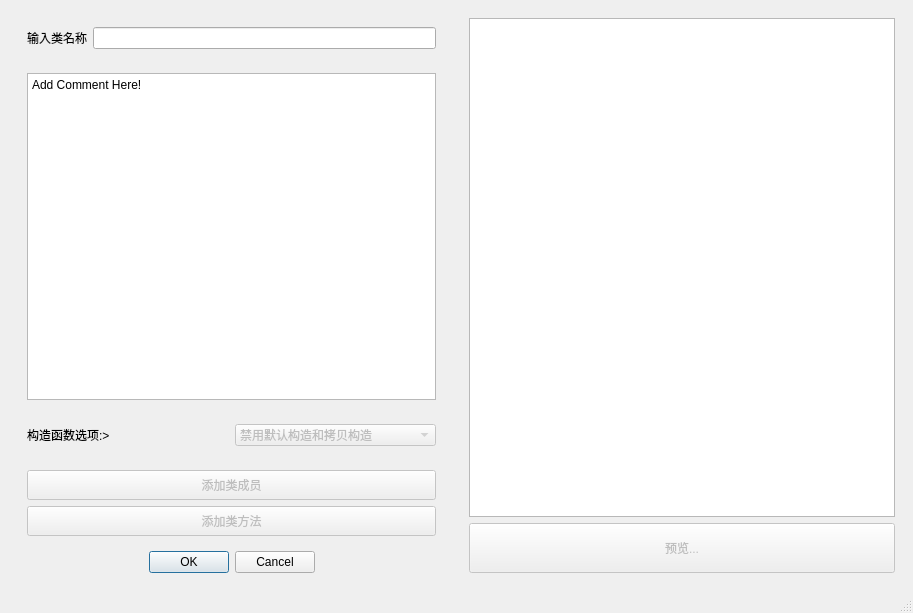
<?xml version="1.0" encoding="UTF-8"?>
<ui version="4.0">
 <class>NewClassWindow</class>
 <widget class="QMainWindow" name="NewClassWindow">
  <property name="geometry">
   <rect>
    <x>0</x>
    <y>0</y>
    <width>913</width>
    <height>613</height>
   </rect>
  </property>
  <property name="windowTitle">
   <string>MainWindow</string>
  </property>
  <widget class="QWidget" name="centralwidget">
   <layout class="QGridLayout" name="gridLayout_7">
    <item row="0" column="0">
     <widget class="QWidget" name="widget_4" native="true">
      <layout class="QGridLayout" name="gridLayout_4">
       <item row="3" column="0">
        <widget class="QWidget" name="widget_3" native="true">
         <layout class="QGridLayout" name="gridLayout_3">
          <item row="0" column="0">
           <widget class="QPushButton" name="btn_add_member">
            <property name="enabled">
             <bool>false</bool>
            </property>
            <property name="minimumSize">
             <size>
              <width>100</width>
              <height>30</height>
             </size>
            </property>
            <property name="text">
             <string>添加类成员</string>
            </property>
           </widget>
          </item>
          <item row="1" column="0">
           <widget class="QPushButton" name="btn_add_function">
            <property name="enabled">
             <bool>false</bool>
            </property>
            <property name="minimumSize">
             <size>
              <width>100</width>
              <height>30</height>
             </size>
            </property>
            <property name="text">
             <string>添加类方法</string>
            </property>
           </widget>
          </item>
         </layout>
        </widget>
       </item>
       <item row="0" column="0">
        <widget class="QWidget" name="widget" native="true">
         <layout class="QGridLayout" name="gridLayout">
          <item row="0" column="0">
           <widget class="QLabel" name="classNameReminderLabel">
            <property name="text">
             <string>输入类名称</string>
            </property>
           </widget>
          </item>
          <item row="0" column="1">
           <widget class="QLineEdit" name="className_lineEdit"/>
          </item>
         </layout>
        </widget>
       </item>
       <item row="2" column="0">
        <widget class="QWidget" name="widget_2" native="true">
         <layout class="QGridLayout" name="gridLayout_2">
          <item row="0" column="0">
           <widget class="QLabel" name="label">
            <property name="text">
             <string>构造函数选项:&gt; </string>
            </property>
           </widget>
          </item>
          <item row="0" column="1">
           <widget class="QComboBox" name="comboBox">
            <property name="enabled">
             <bool>false</bool>
            </property>
            <item>
             <property name="text">
              <string>禁用默认构造和拷贝构造</string>
             </property>
            </item>
            <item>
             <property name="text">
              <string>仅仅禁用默认构造</string>
             </property>
            </item>
            <item>
             <property name="text">
              <string>仅仅禁用拷贝构造</string>
             </property>
            </item>
            <item>
             <property name="text">
              <string>启用所有构造</string>
             </property>
            </item>
           </widget>
          </item>
         </layout>
        </widget>
       </item>
       <item row="4" column="0">
        <widget class="QDialogButtonBox" name="buttonBox">
         <property name="standardButtons">
          <set>QDialogButtonBox::Cancel|QDialogButtonBox::Ok</set>
         </property>
         <property name="centerButtons">
          <bool>true</bool>
         </property>
        </widget>
       </item>
       <item row="1" column="0">
        <widget class="QWidget" name="widget_5" native="true">
         <layout class="QGridLayout" name="gridLayout_5">
          <item row="0" column="0">
           <widget class="QTextEdit" name="comment_edit">
            <property name="html">
             <string>&lt;!DOCTYPE HTML PUBLIC &quot;-//W3C//DTD HTML 4.0//EN&quot; &quot;http://www.w3.org/TR/REC-html40/strict.dtd&quot;&gt;
&lt;html&gt;&lt;head&gt;&lt;meta name=&quot;qrichtext&quot; content=&quot;1&quot; /&gt;&lt;meta charset=&quot;utf-8&quot; /&gt;&lt;style type=&quot;text/css&quot;&gt;
p, li { white-space: pre-wrap; }
hr { height: 1px; border-width: 0; }
li.unchecked::marker { content: &quot;\2610&quot;; }
li.checked::marker { content: &quot;\2612&quot;; }
&lt;/style&gt;&lt;/head&gt;&lt;body style=&quot; font-family:'Microsoft YaHei UI'; font-size:9pt; font-weight:400; font-style:normal;&quot;&gt;
&lt;p style=&quot; margin-top:0px; margin-bottom:0px; margin-left:0px; margin-right:0px; -qt-block-indent:0; text-indent:0px;&quot;&gt;Add Comment Here!&lt;/p&gt;&lt;/body&gt;&lt;/html&gt;</string>
            </property>
           </widget>
          </item>
         </layout>
        </widget>
       </item>
      </layout>
     </widget>
    </item>
    <item row="0" column="1">
     <widget class="QWidget" name="widget_6" native="true">
      <layout class="QGridLayout" name="gridLayout_6">
       <item row="0" column="0">
        <widget class="QTextBrowser" name="textBrowser"/>
       </item>
       <item row="1" column="0">
        <widget class="QPushButton" name="btn_preview">
         <property name="enabled">
          <bool>false</bool>
         </property>
         <property name="minimumSize">
          <size>
           <width>0</width>
           <height>50</height>
          </size>
         </property>
         <property name="text">
          <string>预览...</string>
         </property>
        </widget>
       </item>
      </layout>
     </widget>
    </item>
   </layout>
  </widget>
  <widget class="QMenuBar" name="menubar">
   <property name="geometry">
    <rect>
     <x>0</x>
     <y>0</y>
     <width>913</width>
     <height>21</height>
    </rect>
   </property>
  </widget>
  <widget class="QStatusBar" name="statusbar"/>
 </widget>
 <resources/>
 <connections/>
</ui>
